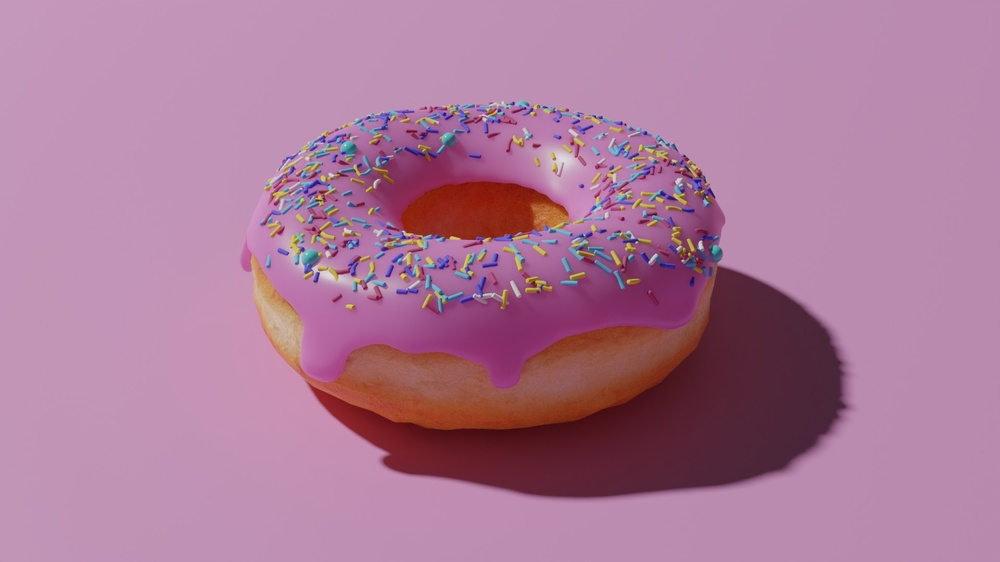
#> input picture Donut_Texture2.jpg, 1000 x 562 px, shrunk from 1920 x 1080 before the run, given in place of the camera
$ python tutorial5.py
#> lines starting #> are read from the running program, lines starting #| are printed output that depends on the picture; after the words box and inside, x2 and y2 are one past the last pixel; in counts of white or black regions, pixels touching at a corner belong together
import numpy as np
import cv2

cap = cv2.VideoCapture(0)

while True:
    ret,frame = cap.read()
#> frame is the input picture: shape (562, 1000, 3); mean B, G, R 153, 121.6, 172.6

    width = int(cap.get(3))   # 3 corresponds to the property "width"
    height = int(cap.get(4))  # 4 corresponds to the property "height"

    #Convert colors
    hsv = cv2.cvtColor(frame,cv2.COLOR_BGR2HSV)
#> hsv: shape (562, 1000, 3); mean H, S, V 146.8, 85.7, 173.7

    #Extract particular color and show it
    lower_blue = np.array([90,50,50])
    upper_blue = np.array([130,255,255])
    mask = cv2.inRange(frame,lower_blue,upper_blue)
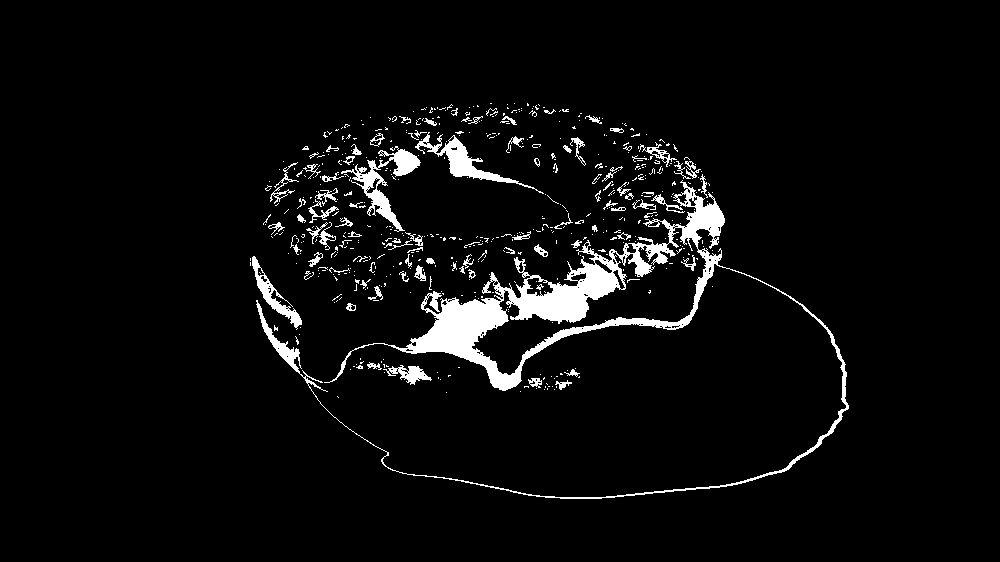
#> mask: shape (562, 1000); 4.7% white; 552 white regions (460 under 20 px), largest, box (x1, y1, x2, y2) and area: (256, 180, 849, 499) 15678, (341, 146, 421, 232) 1658, (415, 132, 544, 194) 1362
    result = cv2.bitwise_and(frame,frame, mask = mask)
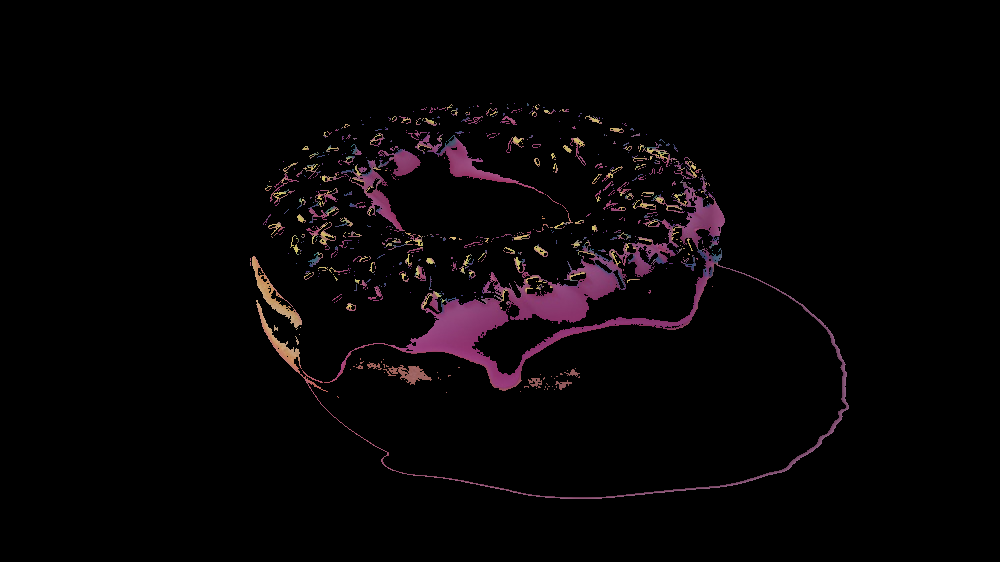
#> result: shape (562, 1000, 3); mean B, G, R 5.2, 3.9, 6.8

    cv2.imshow('frame', result)

    #cv2.imshow('frame', hsv)

    if cv2.waitKey(1) == ord('q'):
#> (key q is pressed here)
        break
cap.release()
cv2.destroyAllWindows()
